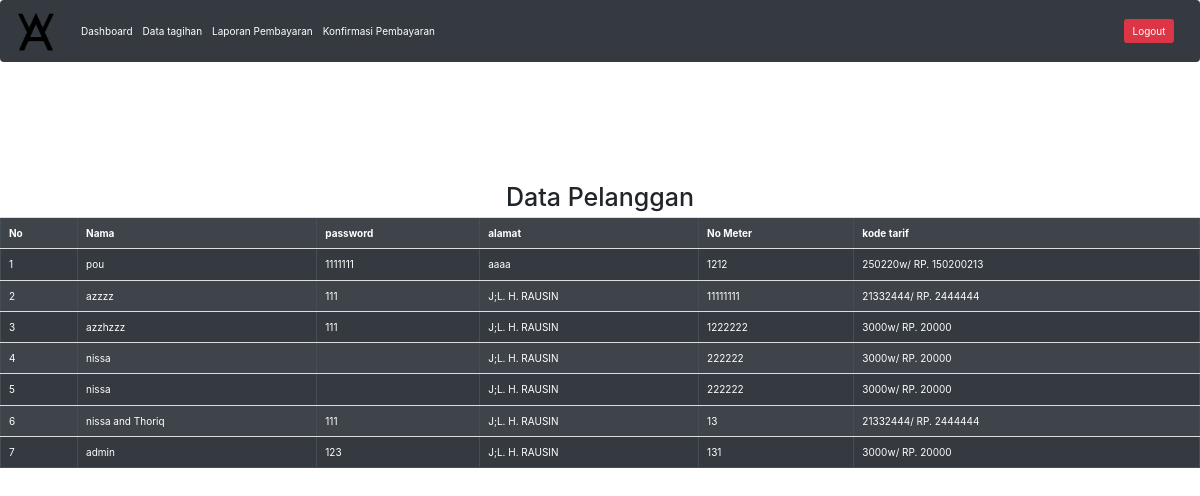
The app's page /petugas/index.php (signed in) with its own data.
### tables this page shows
CREATE TABLE `pelanggan` (
  `idpelanggan` int(11) NOT NULL,
  `username` varchar(100) NOT NULL,
  `password` varchar(100) NOT NULL,
  `alamat` varchar(255) NOT NULL,
  `kodetarif` int(11) NOT NULL,
  `nometer` int(100) NOT NULL
);

CREATE TABLE `tarif` (
  `kodetarif` int(11) NOT NULL,
  `daya` varchar(100) NOT NULL,
  `tarifperkwh` int(100) NOT NULL
);

### petugas/index.php (the view, shortened to what this page needs)
<?php
if(isset($_SESSION['username']))
{
?>
<!DOCTYPE html>
<html>
<head>
    <link rel="stylesheet" href="style/bootstrap.css" />
    <link rel="stylesheet" href="style/dataTables.bootstrap4.min.css" />
    <link rel="stylesheet" href="https://maxcdn.bootstrapcdn.com/bootstrap/4.5.2/css/bootstrap.min.css">
</head>
<nav class="navbar navbar-expand-lg navbar-light bg-dark">
  <a>
  <img src="../img/icon.png" style="width: 50px; height: 50px;" alt="">
  </a>
  <div class="collapse navbar-collapse" id="navbarSupportedContent">
    <ul class="navbar-nav mr-auto">
    <li class="nav-item">
        <a class="nav-link" href="index.php" style="color: white;">Dashboard <span class="sr-only">(current)</span></a>
      </li>
      <li class="nav-item">
        <a class="nav-link" href="datatagihan.php" style="color: white;">Data tagihan</a>
      </li>
      <li class="nav-item">
        <a class="nav-link" href="laporan.php" style="color: white;">Laporan Pembayaran</a>
      </li>
      <li class="nav-item">
        <a class="nav-link" href="konfirmasi.php" style="color: white;">Konfirmasi Pembayaran</a>
      </li>
    </ul>
    <form class="form-inline my-2 my-lg-0">
    <a type="button" class="btn btn-danger"href="../logout.php">Logout</a>
    </form>
  </div>
</nav>
<div style="padding-top: 100px;">
<body>
    <h1 align="center"> Data Pelanggan</h1>
    <table class="table table-dark table-striped" border='1'>
        <tr>
            <th>No</th>
            <th>Nama</th>
            <th>password</th>
            <th>alamat</th>
            <th>No Meter</th>
            <th>kode tarif</th>
                <?php
                include '../koneksi.php';
                $no = 1;
                $data = mysqli_query($Koneksi, "select * from pelanggan, tarif where tarif.kodetarif = pelanggan.kodetarif");
                while ($d = mysqli_fetch_array($data)) {
                ?>
        <tr>
            <td><?php echo $no++; ?></td>
            <td><?php echo $d['username']; ?> </td>
            <td><?php echo $d['password']; ?> </td>
            <td><?php echo $d['alamat']; ?> </td>
            <td><?php echo $d['nometer']; ?> </td>
            <td><?php echo $d['daya']; ?>/ RP. <?php echo $d['tarifperkwh']; ?></td>
        </tr>
    <?php
                }
    ?>
    </table>
</body>
</html>
<?php
    }
else
{
    echo"<script>
    alert('Anda Tidak Boleh Masuk');
    location.href='../index.php';
    </script>";
}
?>

### records on screen
pelanggan: username "pou", password "1111111", alamat "aaaa", nometer "1212", kodetarif.daya "250220w", kodetarif.tarifperkwh "150200213"
pelanggan: username "azzzz", password "111", alamat "J;L. H. RAUSIN", nometer "11111111", kodetarif.daya "21332444", kodetarif.tarifperkwh "2444444"
pelanggan: username "azzhzzz", password "111", alamat "J;L. H. RAUSIN", nometer "1222222", kodetarif.daya "3000w", kodetarif.tarifperkwh "20000"
pelanggan: username "nissa", alamat "J;L. H. RAUSIN", nometer "222222", kodetarif.daya "3000w", kodetarif.tarifperkwh "20000"
pelanggan: username "nissa", alamat "J;L. H. RAUSIN", nometer "222222", kodetarif.daya "3000w", kodetarif.tarifperkwh "20000"
pelanggan: username "nissa and Thoriq", password "111", alamat "J;L. H. RAUSIN", nometer "13", kodetarif.daya "21332444", kodetarif.tarifperkwh "2444444"
pelanggan: username "admin", password "123", alamat "J;L. H. RAUSIN", nometer "131", kodetarif.daya "3000w", kodetarif.tarifperkwh "20000"
